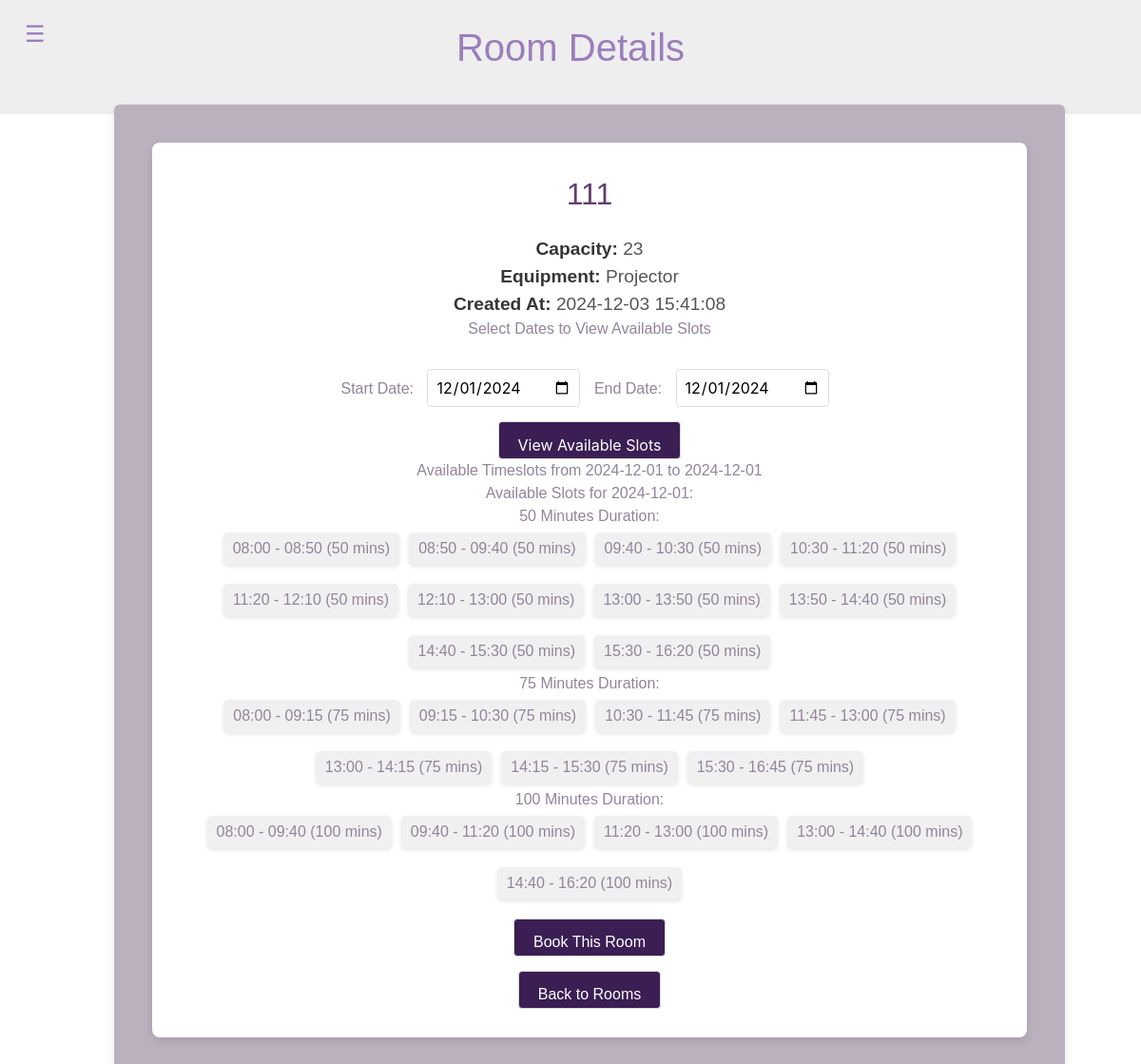
Page /Rooms/room_details.php?room_id=1 (signed in) on the committed database.
### tables this page shows
CREATE TABLE `rooms` (
  `room_id` int(11) NOT NULL,
  `name` varchar(100) NOT NULL,
  `capacity` int(11) NOT NULL,
  `equipment` varchar(255) DEFAULT NULL,
  `created_at` timestamp NOT NULL DEFAULT current_timestamp()
);

### Rooms/room_details.php (the view, shortened to what this page needs)
<?php
include('../config/db_config.php');
function getAvailableSlotsForMultipleDays($room_id, $start_date, $end_date, $pdo) {
    $available_slots_for_days = [];
    $current_date = new DateTime($start_date);
    $end_date = new DateTime($end_date);
    while ($current_date <= $end_date) {
        $date = $current_date->format('Y-m-d');
        $available_slots_for_days[$date] = getAvailableSlots($room_id, $date, $pdo);
        $current_date->modify("+1 day");
    }
    return $available_slots_for_days;
}
function getAvailableSlots($room_id, $date, $pdo) {
    $day_of_week = date('l', strtotime($date));
    $schedule_query = "SELECT start_time, end_time FROM room_schedules
                      WHERE room_id = :room_id AND day_of_week = :day_of_week";
    $schedule_stmt = $pdo->prepare($schedule_query);
    $schedule_stmt->execute(['room_id' => $room_id, 'day_of_week' => $day_of_week]);
    $schedule = $schedule_stmt->fetch(PDO::FETCH_ASSOC);
    $check_room_query = "SELECT COUNT(*) FROM room_schedules WHERE room_id = :room_id";
    $check_stmt = $pdo->prepare($check_room_query);
    $check_stmt->execute(['room_id' => $room_id]);
    $has_any_schedule = $check_stmt->fetchColumn() > 0;
    if ($schedule) {
        $operating_hours_start = new DateTime("$date " . $schedule['start_time']);
        $operating_hours_end = new DateTime("$date " . $schedule['end_time']);
    } else {
        $operating_hours_start = new DateTime("$date 08:00:00");
        $operating_hours_end = new DateTime("$date 17:00:00");
    }
    $query = "SELECT start_time, duration, end_time FROM bookings
              WHERE room_id = :room_id AND DATE(start_time) = :date AND status = 'booked'";
    $stmt = $pdo->prepare($query);
    $stmt->execute(['room_id' => $room_id, 'date' => $date]);
    $booked_slots = $stmt->fetchAll(PDO::FETCH_ASSOC);
    $all_duration_slots = [
        '50' => [],
        '75' => [],
        '100' => []
    ];
    $slot_durations = [50, 75, 100];
    foreach ($slot_durations as $slot_duration) {
        $current_time = clone $operating_hours_start;
        while ($current_time < $operating_hours_end) {
            $slot_start = clone $current_time;
            $slot_end = clone $current_time;
            $slot_end->modify("+$slot_duration minutes");
            $is_available = true;
            if ($is_available && $slot_end <= $operating_hours_end) {
                $all_duration_slots[$slot_duration][] = [
                    'time' => $slot_start->format('H:i') . ' - ' . $slot_end->format('H:i'),
                    'duration' => $slot_duration
                ];
            }
            $current_time->modify("+$slot_duration minutes");
        }
    }
    return $all_duration_slots;
}
if (isset($_GET['room_id'])) {
    $room_id = $_GET['room_id'];
    if (isset($_POST['start_date']) && isset($_POST['end_date'])) {
        $start_date = $_POST['start_date'];
        $end_date = $_POST['end_date'];
    } else {
        $start_date = '2024-12-01';
        $end_date = '2024-12-01';
    }
    try {
        $query = "SELECT * FROM rooms WHERE room_id = :room_id";
        $stmt = $pdo->prepare($query);
        $stmt->bindParam(':room_id', $room_id, PDO::PARAM_INT);
        $stmt->execute();
        $room = $stmt->fetch(PDO::FETCH_ASSOC);
        $available_slots_for_days = getAvailableSlotsForMultipleDays($room_id, $start_date, $end_date, $pdo);
    } catch (Exception $e) {
        $error = "Error fetching room details: " . $e->getMessage();
    }
} else {
    $error = "No room ID provided.";
}
?>
<!DOCTYPE html>
<html lang="en-US">
<head>
        <link rel="stylesheet" href="https://cdnjs.cloudflare.com/ajax/libs/bulma/0.9.3/css/bulma.min.css">
    <link rel="stylesheet" href="../Rooms/styles2.css">
</head>
<body>
<div class="main-content" id="mainContent">
    <button class="sidebar-toggle" onclick="toggleSidebar()">&#9776;</button>
    <div class="content-wrapper">
    <header class="header">
        <h1>Room Details</h1>
    </header>
    <main>
 <div class="container">
    <div class="content-box">
            <?php if (!empty($room)): ?>
                <div class="room-details" id="roomDetails">
                    <h2><?php echo htmlspecialchars($room['name']); ?></h2>
                    <p><strong>Capacity:</strong> <?php echo htmlspecialchars($room['capacity']); ?></p>
                    <p><strong>Equipment:</strong> <?php echo htmlspecialchars($room['equipment']); ?></p>
                    <p><strong>Created At:</strong> <?php echo htmlspecialchars($room['created_at']); ?></p>
                    <h3>Select Dates to View Available Slots</h3>
                    <form method="POST" action="room_details.php?room_id=<?php echo $room_id; ?>">
                        <label for="start_date">Start Date:</label>
                        <input type="date" id="start_date" name="start_date" required value="<?php echo $start_date; ?>">
                        <label for="end_date">End Date:</label>
                        <input type="date" id="end_date" name="end_date" required value="<?php echo $end_date; ?>">
                        <br>
                        <button type="submit" href="rooms.php" class="button">View Available Slots</button>
                    </form>
                    <h3>Available Timeslots from <?php echo $start_date; ?> to <?php echo $end_date; ?></h3>
<?php if (!empty($available_slots_for_days)): ?>
    <?php foreach ($available_slots_for_days as $date => $durations): ?>
        <h4>Available Slots for <?php echo htmlspecialchars($date); ?>:</h4>
        <?php foreach ($durations as $duration => $slots): ?>
            <h5><?php echo $duration; ?> Minutes Duration:</h5>
            <div class="timeslot-container">
                <?php if (!empty($slots)): ?>
                    <?php foreach ($slots as $slot): ?>
                        <span class="timeslot"><?php echo htmlspecialchars($slot['time']); ?> (<?php echo $slot['duration']; ?> mins)</span>
                    <?php endforeach; ?>
                <?php else: ?>
                    <p>No available <?php echo $duration; ?>-minute slots for this duration.</p>
                <?php endif; ?>
            </div>
        <?php endforeach; ?>
    <?php endforeach; ?>
<?php else: ?>
    <p>No available slots for this room.</p>
<?php endif; ?>
                    <a href="booking.php?room_id=<?php echo urlencode($room['room_id']); ?>&room_name=<?php echo urlencode($room['name']); ?>" class="button">
                        Book This Room
                    </a>
                    <br>
                    <a href="rooms.php" class="button">Back to Rooms</a>
                </div>
            <?php elseif (!empty($error)): ?>
                <div class="error-message">
                    <p><?php echo htmlspecialchars($error); ?></p>
                </div>
            <?php else: ?>
                <div class="error-message">
                    <p>Room not found.</p>
                </div>
            <?php endif; ?>
        </div>
    </main>
    </div>
</div>
</body>
</html>

### Rooms/styles2.css (style rules this page uses)
.sidebar-toggle { position: fixed; top: 20px; left: 20px; font-size: 24px; color: #9B7EBD; background-color: transparent; border: none; cursor: pointer; z-index: 1050; transition: transform 0.3s ease; }
body { font-family: 'Arial', sans-serif; margin: 0; padding: 0; background-color: #EEEEEE; display: flex; justify-content: flex-start; align-items: stretch; min-height: 15vh; color: #92849c; }
.main-content { position: absolute; top: 0; left: 0; padding: 20px; height: 100vh; display: flex; text-align: center; flex-direction: column; justify-content: flex-start; align-items: center; width: calc(100% - 250px); width: 100%; }
h1 { color: #9B7EBD; font-size: 2.25rem; margin-bottom: 30px; }
.content-box { padding: 40px; margin: 0 auto; border-radius: 6px; box-shadow: 0 2px 10px rgba(0, 0, 0, 0.1); width: 1000px; max-width: 5000px; background-color: #bbb1be; box-shadow: 0 4px 8px rgba(0, 0, 0, 0.1); }
.room-details { width: 100%; padding: 30px; background-color: #ffffff; border-radius: 8px; box-shadow: 0 4px 8px rgba(0, 0, 0, 0.1); }
.room-details h2 { font-size: 2em; margin-bottom: 20px; color: #633f6d; }
.room-details p { font-size: 1.2em; color: #555; }
form { margin-top: 30px; }
form label { font-size: 16px; margin-right: 10px; }
form input[type="date"] { padding: 8px; font-size: 16px; margin-right: 10px; border-radius: 4px; border: 1px solid #ddd; }
form button { background-color: #782574; color: white; border: none; padding: 10px 20px; cursor: pointer; border-radius: 4px; }
.timeslot-container { display: flex; flex-wrap: wrap; gap: 10px; justify-content: center; align-items: center; text-align: center; margin: 0 auto; width: 100%; }
.timeslot { background-color: #f0f0f0; padding: 5px 10px; border-radius: 5px; margin: 5px 0; text-align: center; font-size: 1rem; box-shadow: 0 2px 4px rgba(0, 0, 0, 0.1); }
.button { display: inline-block; padding: 10px 20px; background-color: rgb(59, 30, 84); text-align: center; color: white; border-radius: 4px; text-decoration: none; margin-top: 15px; cursor: pointer; transition: background-color 0.3s ease; }
@media (min-width: 1025px) { .main-content { padding: 20px; } }
@media (min-width: 1025px) { h1 { font-size: 2.5rem; } }
@media (min-width: 1025px) { .button { padding: 12px 20px; } }

### rows in the picture
rooms: name "111", capacity "23", equipment "Projector", created_at "2024-12-03 15:41:08"

### other values in the picture
$start_date "2024-12-01"
$end_date "2024-12-01"
$date "2024-12-01"
$duration "50"
$slot['time'] "08:00 - 08:50"
$slot['duration'] "50"
$slot['time'] "08:50 - 09:40"
$slot['time'] "09:40 - 10:30"
$slot['time'] "10:30 - 11:20"
$slot['time'] "11:20 - 12:10"
$slot['time'] "12:10 - 13:00"
$slot['time'] "13:00 - 13:50"
$slot['time'] "13:50 - 14:40"
$slot['time'] "14:40 - 15:30"
$slot['time'] "15:30 - 16:20"
